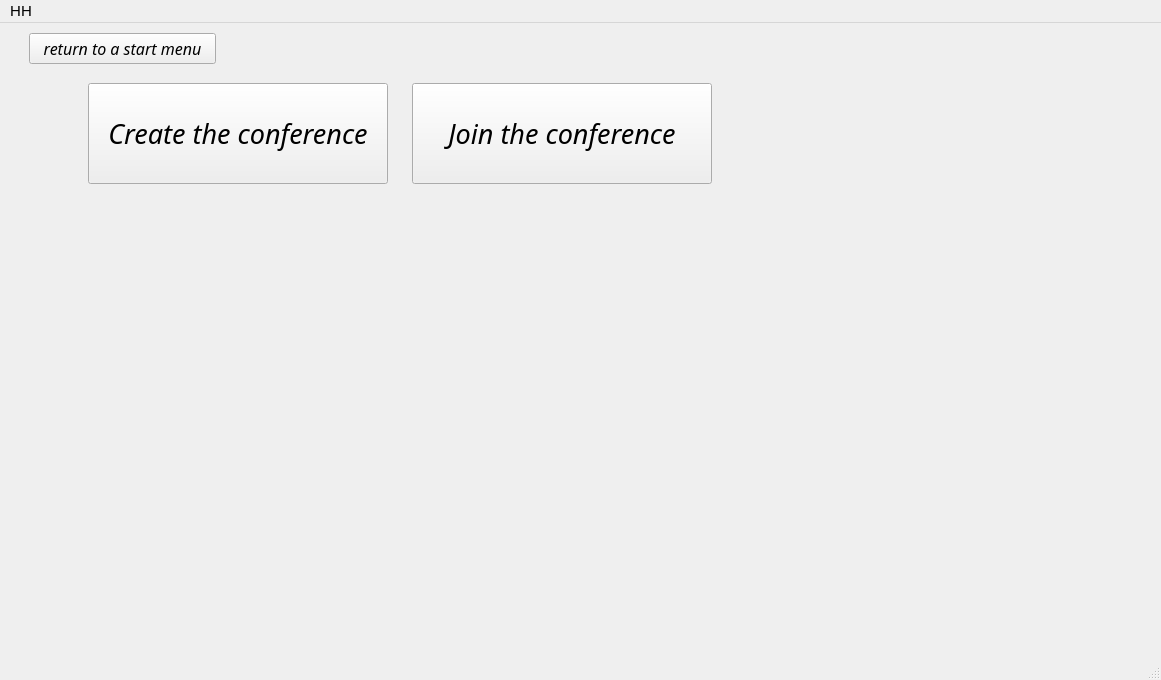
<?xml version="1.0" encoding="UTF-8"?>
<ui version="4.0">
 <class>second_window</class>
 <widget class="QMainWindow" name="second_window">
  <property name="geometry">
   <rect>
    <x>0</x>
    <y>0</y>
    <width>1161</width>
    <height>680</height>
   </rect>
  </property>
  <property name="maximumSize">
   <size>
    <width>1920</width>
    <height>1080</height>
   </size>
  </property>
  <property name="font">
   <font>
    <pointsize>11</pointsize>
   </font>
  </property>
  <property name="windowTitle">
   <string>second_window</string>
  </property>
  <widget class="QWidget" name="centralwidget">
   <widget class="QWidget" name="data_widget" native="true">
    <property name="enabled">
     <bool>true</bool>
    </property>
    <property name="geometry">
     <rect>
      <x>30</x>
      <y>60</y>
      <width>741</width>
      <height>491</height>
     </rect>
    </property>
    <widget class="QWidget" name="horizontalLayoutWidget_2">
     <property name="geometry">
      <rect>
       <x>0</x>
       <y>190</y>
       <width>741</width>
       <height>41</height>
      </rect>
     </property>
     <layout class="QHBoxLayout" name="link_lay"/>
    </widget>
    <widget class="QWidget" name="horizontalLayoutWidget_3">
     <property name="geometry">
      <rect>
       <x>0</x>
       <y>450</y>
       <width>581</width>
       <height>41</height>
      </rect>
     </property>
     <layout class="QHBoxLayout" name="main_buttons_lay"/>
    </widget>
    <widget class="QWidget" name="horizontalLayoutWidget_4">
     <property name="geometry">
      <rect>
       <x>0</x>
       <y>0</y>
       <width>741</width>
       <height>101</height>
      </rect>
     </property>
     <layout class="QHBoxLayout" name="label_lay"/>
    </widget>
    <widget class="QWidget" name="horizontalLayoutWidget_8">
     <property name="geometry">
      <rect>
       <x>0</x>
       <y>260</y>
       <width>121</width>
       <height>31</height>
      </rect>
     </property>
     <layout class="QHBoxLayout" name="show_extra_settings_lay"/>
    </widget>
    <widget class="QWidget" name="settings_widget" native="true">
     <property name="geometry">
      <rect>
       <x>0</x>
       <y>310</y>
       <width>401</width>
       <height>91</height>
      </rect>
     </property>
     <widget class="QWidget" name="horizontalLayoutWidget_6">
      <property name="geometry">
       <rect>
        <x>0</x>
        <y>0</y>
        <width>401</width>
        <height>41</height>
       </rect>
      </property>
      <layout class="QHBoxLayout" name="max_clients_lay"/>
     </widget>
     <widget class="QWidget" name="horizontalLayoutWidget_5">
      <property name="geometry">
       <rect>
        <x>0</x>
        <y>50</y>
        <width>401</width>
        <height>41</height>
       </rect>
      </property>
      <layout class="QHBoxLayout" name="camera_index_lay"/>
     </widget>
    </widget>
   </widget>
   <widget class="QWidget" name="role_buttons_widget" native="true">
    <property name="geometry">
     <rect>
      <x>70</x>
      <y>60</y>
      <width>661</width>
      <height>101</height>
     </rect>
    </property>
    <widget class="QWidget" name="horizontalLayoutWidget">
     <property name="geometry">
      <rect>
       <x>0</x>
       <y>0</y>
       <width>661</width>
       <height>101</height>
      </rect>
     </property>
     <layout class="QHBoxLayout" name="role_buttons_lay">
      <item>
       <widget class="QPushButton" name="create_button">
        <property name="maximumSize">
         <size>
          <width>300</width>
          <height>200</height>
         </size>
        </property>
        <property name="font">
         <font>
          <family>Ubuntu Mono</family>
          <pointsize>20</pointsize>
          <italic>true</italic>
          <underline>false</underline>
          <strikeout>false</strikeout>
          <kerning>true</kerning>
         </font>
        </property>
        <property name="text">
         <string>Create the conference</string>
        </property>
       </widget>
      </item>
      <item>
       <widget class="QPushButton" name="join_button">
        <property name="maximumSize">
         <size>
          <width>300</width>
          <height>200</height>
         </size>
        </property>
        <property name="font">
         <font>
          <family>Ubuntu Mono</family>
          <pointsize>20</pointsize>
          <italic>true</italic>
          <underline>false</underline>
          <strikeout>false</strikeout>
          <kerning>true</kerning>
         </font>
        </property>
        <property name="text">
         <string>Join the conference</string>
        </property>
       </widget>
      </item>
     </layout>
    </widget>
   </widget>
   <widget class="QWidget" name="horizontalLayoutWidget_7">
    <property name="geometry">
     <rect>
      <x>29</x>
      <y>10</y>
      <width>187</width>
      <height>32</height>
     </rect>
    </property>
    <layout class="QHBoxLayout" name="return_lay">
     <item>
      <widget class="QPushButton" name="return_button">
       <property name="font">
        <font>
         <family>Ubuntu Mono</family>
         <pointsize>12</pointsize>
         <italic>true</italic>
        </font>
       </property>
       <property name="text">
        <string>return to a start menu</string>
       </property>
      </widget>
     </item>
    </layout>
   </widget>
  </widget>
  <widget class="QMenuBar" name="menubar">
   <property name="geometry">
    <rect>
     <x>0</x>
     <y>0</y>
     <width>1161</width>
     <height>22</height>
    </rect>
   </property>
   <widget class="QMenu" name="menuHH">
    <property name="font">
     <font>
      <family>Ubuntu Mono</family>
      <pointsize>11</pointsize>
      <italic>true</italic>
     </font>
    </property>
    <property name="title">
     <string>HH</string>
    </property>
   </widget>
   <addaction name="menuHH"/>
  </widget>
  <widget class="QStatusBar" name="statusbar"/>
 </widget>
 <resources/>
 <connections/>
</ui>
